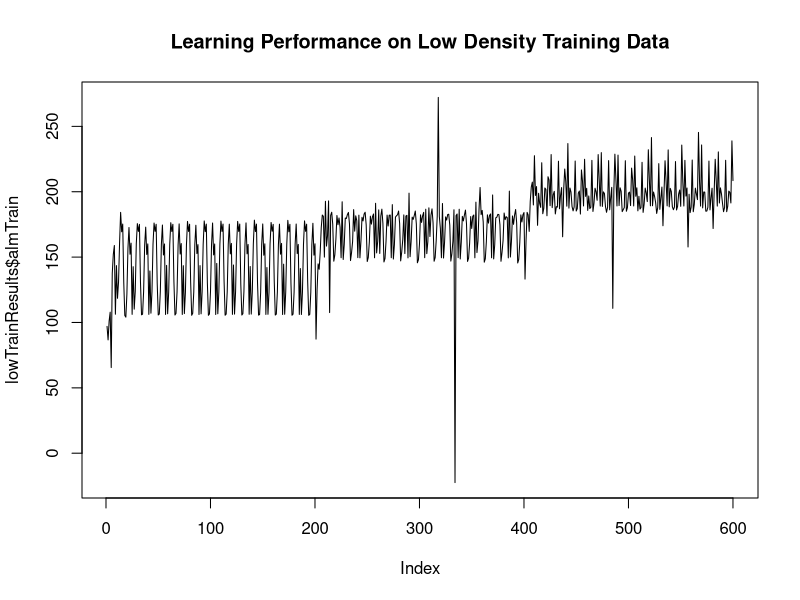
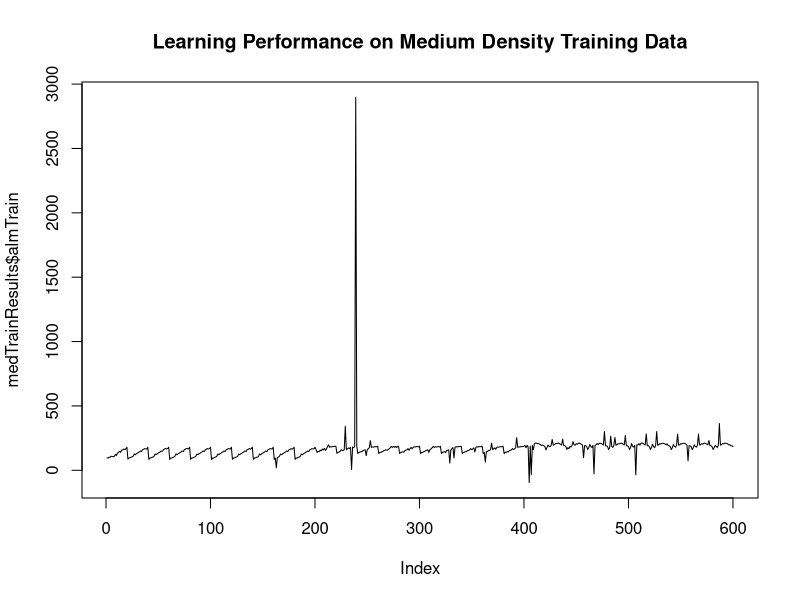

Write the R code that produced these figures, in order. (Note: this script raises an error after producing the figures.)



library(tidyverse)
input.activation<-function(x.target, c){return(exp((-1*c)*(x.target-inputNodes)^2))}
output.activation<-function(x.target, weights, c){return(weights%*%input.activation(x.target, c))}
mean.prediction<-function(x.target, weights, c){
  probability<-output.activation(x.target, weights, c)/sum(output.activation(x.target, weights, c))

  return(t(outputNodes)%*%probability) # integer prediction
}
update.weights<-function(x.new, y.new, weights, c, lr){
  y.feedback.activation<-exp(-1*c*(y.new-outputNodes)^2)
  x.feedback.activation<-output.activation(x.new, weights, c)
  return(weights+lr*(y.feedback.activation-x.feedback.activation)%*%t(input.activation(x.new, c)))
}
train.alm<-function(dat, c=0.05, lr=0.5, weights){
  alm.train<-rep(NA,nrow(dat))
  for (i in 1:nrow(dat)){
    weights <- update.weights(dat$x[i], dat$y[i], weights, c, lr)
    resp = mean.prediction(dat$x[i], weights, c)
    alm.train[i]=resp
    weights[weights<0]=0
  }
  list(almTrain = alm.train, weights = weights)
}
alm.response <- function(input=1,c) {
  input.activation <- exp(-c*(input.layer - input)^2)
  input.activation <<- input.activation/sum(input.activation)
  #print(length(input.activation)); print(dim(weight.mat))
  output.activation <<- weight.mat %*% input.activation
  output.probability <<- output.activation/sum(output.activation)
  mean.response <<- sum(output.layer * output.probability)
  mean.response
}
alm.trial <- function(input, corResp,c,lr){
  alm.response(input,c)
  alm.update(corResp,c,lr)
  # print(paste0("input=",input,"; corResp=",corResp,"; mean.response=",mean.response))
  mean.response
}


generate.data <- function(x, type = 'linear', noise = NA) {
  if (type == 'linear') {
    y <- round(2.2*x + 30,0)
  }
  else if (type == 'exponential') {
    y <- round(200*(1-exp(-x/25)),0)
  }
  else if (type == 'quadratic') {
    y <- round(210 - ((x-50)^2)/12,0)
  }
  # if noise is specified, add noise to the y values
  if(!is.na(noise)) {
    y <- y + round(rnorm(length(y), 0, noise),2)
  }
  data.frame(x, y,type)
}
envTypes <- c('linear', 'exponential', 'quadratic')
lowDensityTrainBlock <- c(30.5, 36.0, 41.0, 46.5, 53.5, 59.0, 64.0, 69.5)
medDensityTrainBlock <- c(
  30.0, 31.5, 33.0, 34.5, 36.5, 38.5, 41.0, 43.5, 46.0,
  48.5, 51.5, 54.0, 56.5, 59.0, 61.5, 63.5, 65.5, 67.0, 68.5, 70.0
)
#  low density has 25 training blocks, medium has 10 blocks
# generate training data, for each combination of environment type and density.

lowTrain <- map_dfr(envTypes, ~ generate.data(rep(lowDensityTrainBlock,25), type = .x)) %>% group_by(type) %>% mutate(block = rep(1:25, each = 8),trial=seq(1,200))


medTrain <- map_dfr(envTypes, ~ generate.data(rep(medDensityTrainBlock,10), type = .x)) %>% 
  group_by(type) %>% mutate(block = rep(1:10, each = 20),trial=seq(1,200))


# Initialize weights
inputNodes <<- matrix(seq(0,100,.5) ) # half step units for inputs, from 0 to 100
outputNodes <<- matrix(seq(0,250,1)) # single step units for outputs, from 0 to 250
weight.mat <- matrix(0.0000000,nrow=length(outputNodes),ncol=length(inputNodes )) 
# Train the model on the low density training data
lowTrainResults <- train.alm(lowTrain, c = 0.05, lr = 0.5, weights = weight.mat)
# Train the model on the medium density training data
medTrainResults <- train.alm(medTrain, c = 0.05, lr = 0.5, weights = weight.mat)
# Plot the results
plot(lowTrainResults$almTrain, type = 'l', main = 'Learning Performance on Low Density Training Data')
plot(medTrainResults$almTrain, type = 'l', main = 'Learning Performance on Medium Density Training Data')




alm.sim <- function(dat, c, lr,testRange=seq(0,100,.5)){
  input.layer <<- matrix(seq(0,100,.5) ) # half step units for inputs, from 0 to 100
  output.layer <<- matrix(seq(0,250,1)) # single step units for outputs, from 0 to 250
  weight.mat <<- matrix(0.0000000,nrow=length(output.layer),ncol=length(input.layer )) # weights initialized to 0 (as in Delosh 1997)
  xt<<-dat$x
  st <- map2_dbl(dat$x, dat$y, ~alm.trial(.x,.y,c,lr))
  dat <- dat %>% mutate(almResp = st)
  
  return(list(d=dat,wm=weight.mat,c=c,lr=lr)) # final weightmat is probs incorrect for all but last
}





input.activation<-function(x.target, c){
  return(exp((-1*c)*(x.target-inputNodes)^2))
}
output.activation<-function(x.target, weights, c){
  return(weights%*%input.activation(x.target, c))
}
mean.prediction<-function(x.target, weights, c){
  probability<-output.activation(x.target, weights, c)/sum(output.activation(x.target, weights, c))
  return(outputNodes%*%probability) # integer prediction
}
update.weights<-function(x.new, y.new, weights, c, lr, noise_sd = NULL){
  y.feedback.activation<-exp(-1*c*(y.new-outputNodes)^2)
  x.feedback.activation<-output.activation(x.new, weights, c)
  return(weights+lr*(y.feedback.activation-x.feedback.activation)%*%t(input.activation(x.new, c)))
}

train.alm<-function(dat, c=0.05, lr=0.5, weights){
  alm.train<-rep(NA,nrow(dat))  
  for (i in 1:nrow(dat)){
    weights <- update.weights(dat$x[i], dat$y[i], weights, c, lr)
    resp = mean.prediction(dat$x[i], weights, c)
    alm.train[i]=resp
    weights[weights<0]=0
  }
  alm.train
}


# Modify the sim_data function to accept the dataset as an argument
sim_data <- function(dat, c=0.5, lr=0.2, inNodes=7, outNodes=32, trainVec=c(5,6,7)) {
  inputNodes <<- seq(1,7,length.out=inNodes*1)  
  outputNodes <<- seq(50,1600,length.out=outNodes*1) 
  wm=matrix(.0000,nrow=length(outputNodes),ncol=length(inputNodes))
  tt<-train.alm(dat, c, lr, wm)
}

ld <- generate.data(rep(lowDensityTrainBlock,25))

lowTrain <- map_dfr(envTypes, ~ generate.data(rep(lowDensityTrainBlock,25), type = .x)) %>% 
  group_by(type) %>% mutate(block = rep(1:25, each = 8),trial=seq(1,200))


map(lowTrain,~sim_data(dat=.x))


tibble(crossing(
  c = c(.5,5),lr = c(.05,1),noise = c(0),
  inNodes=c(7),outNodes=c(32),
  trainVec=list(list(5,6,7)),trainRep = c(9),
  lossFun = list("MAE"),
  simNum = 1:1,
  update_func = list("update.weights"),update_func_name = c("uW"),
  noise_sd = c(0)
)) %>%   mutate(id=seq(1,nrow(.)),td = pmap(list(trainVec,trainRep,noise),~gen_train(trainVec=.x,trainRep=..2,noise=..3) )) %>% 
  ungroup() %>%
  mutate(d = pmap(list(td, c, lr, update_func,noise_sd,inNodes,outNodes), 
                  ~sim_data(dat = .x, c = ..2, lr = ..3, update_func = ..4, noise_sd = ..5,inNodes=..6,outNodes=..7)),
         almTrainDat = map(d, "almTrain"),weights=map(d,"weights"))%>%
  unnest(c(almTrainDat, td)) %>% select(-d) %>% mutate(input=as.factor(input)) %T>%
  {pf(.) } %>% trainTab
